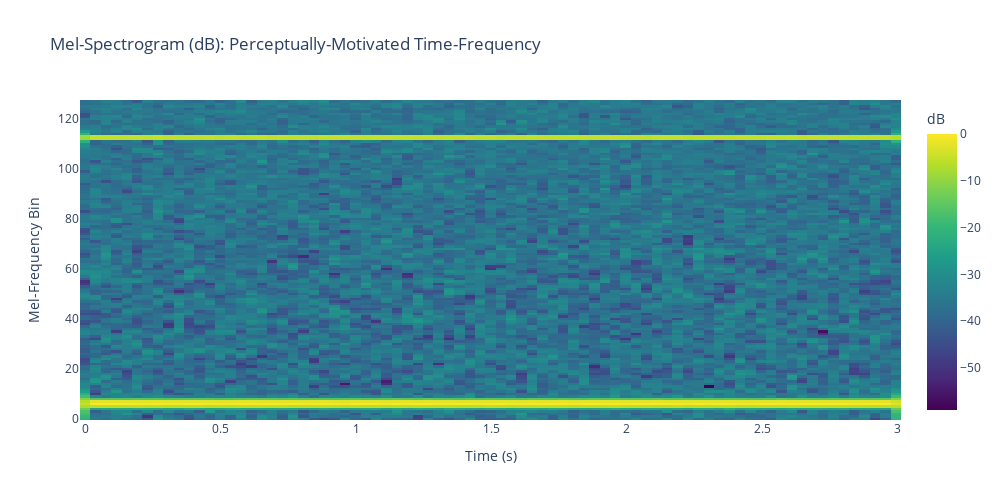

Notebook code cell kept with this figure:
### Code cell
# ============================================================================
# SECTION 5: MEL-SPECTROGRAM (Perceptually-Motivated Time-Frequency)
# ============================================================================
# Why: Human hearing doesn't perceive frequency on a linear scale.
#      We hear differences better in lower frequencies (e.g., 100 Hz vs 200 Hz)
#      than in higher frequencies (e.g., 5000 Hz vs 5100 Hz).
#      Mel-scale warps frequency to match human perception!
# What we'll see: Same time-frequency heatmap as spectrogram, but frequency
#                 axis is compressed at low frequencies, stretched at high.
# Key insight: Mel-spectrograms are the standard input for audio ML models.
# ============================================================================

import librosa

# --- Compute Mel-Spectrogram ---
# Parameters:
#   - n_fft=2048: FFT window size (frequency resolution)
#   - hop_length=512: number of samples between frames (time resolution)
#   - n_mels=128: number of mel-frequency bands (perceptual frequency buckets)
#   - fmin/fmax: frequency range (20 Hz to 8000 Hz covers most speech)

hop_length = 614
# Compute mel-spectrogram (returns power directly in mel-scale)
S_mel = librosa.feature.melspectrogram(
    y=noisy_audio,
    sr=sample_rate,
    n_fft=1024,
    hop_length=hop_length,
    n_mels=128,
    fmin=20,
    fmax=8000,
)

# Convert power to dB scale (same formula as before)
# Why: Compresses dynamic range so weak and strong signals are both visible
S_mel_db = librosa.power_to_db(S_mel, ref=np.max)

# Create time axis (for x-axis labels)
# Each frame corresponds to hop_length samples
t_mel = librosa.frames_to_time(
    np.arange(S_mel_db.shape[1]), sr=sample_rate, hop_length=hop_length
)

# --- Interactive Mel-Spectrogram Heatmap ---
fig = go.Figure(data=go.Heatmap(
    x=t_mel,                                    # Time axis (seconds)
    y=np.arange(S_mel_db.shape[0]),             # Mel-frequency bin index
    z=S_mel_db,                                 # Magnitude in dB
    colorscale='Viridis',                       # Color gradient (dark=low, bright=high)
    colorbar=dict(title='dB')
))

fig.update_layout(
    title='Mel-Spectrogram (dB): Perceptually-Motivated Time-Frequency',
    xaxis_title='Time (s)',
    yaxis_title='Mel-Frequency Bin',
    width=1000,
    height=500,
)

fig.show()

print(f"Mel-Spectrogram shape: {S_mel_db.shape}")
print(f"  → {S_mel_db.shape[1]} time frames × {S_mel_db.shape[0]} mel-frequency bins")
print(f"  → Frequency range: 20 Hz → 8000 Hz (human speech & audio)")
print(f"  → {S_mel_db.shape[0]} mel bands (perceptual buckets) compress low frequencies, stretch high")

### Figure 1 — Plotly figure (JSON) as saved in the notebook; plotly's stock layout.template omitted (floating-point values rounded to 4 significant figures; data arrays with more than 128 entries replaced by an {"elided": "..."} marker saying what was removed)
{"data": [{"colorbar": {"title": {"text": "dB"}}, "colorscale": [[0, "#440154"], [0.1111, "#482878"], [0.2222, "#3e4989"], [0.3333, "#31688e"], [0.4444, "#26828e"], [0.5556, "#1f9e89"], [0.6667, "#35b779"], [0.7778, "#6ece58"], [0.8889, "#b5de2b"], [1, "#fde725"]], "type": "heatmap", "x": [0.0, 0.03837, 0.07675, 0.1151, 0.1535, 0.1919, 0.2303, 0.2686, 0.307, 0.3454, 0.3837, 0.4221, 0.4605, 0.4989, 0.5373, 0.5756, 0.614, 0.6524, 0.6907, 0.7291, 0.7675, 0.8059, 0.8442, 0.8826, 0.921, 0.9594, 0.9978, 1.036, 1.075, 1.113, 1.151, 1.19, 1.228, 1.266, 1.305, 1.343, 1.381, 1.42, 1.458, 1.497, 1.535, 1.573, 1.612, 1.65, 1.688, 1.727, 1.765, 1.804, 1.842, 1.88, 1.919, 1.957, 1.996, 2.034, 2.072, 2.111, 2.149, 2.187, 2.226, 2.264, 2.303, 2.341, 2.379, 2.418, 2.456, 2.494, 2.533, 2.571, 2.61, 2.648, 2.686, 2.725, 2.763, 2.801, 2.84, 2.878, 2.917, 2.955, 2.993], "y": [0, 1, 2, 3, 4, 5, 6, 7, 8, 9, 10, 11, 12, 13, 14, 15, 16, 17, 18, 19, 20, 21, 22, 23, 24, 25, 26, 27, 28, 29, 30, 31, 32, 33, 34, 35, 36, 37, 38, 39, 40, 41, 42, 43, 44, 45, 46, 47, 48, 49, 50, 51, 52, 53, 54, 55, 56, 57, 58, 59, 60, 61, 62, 63, 64, 65, 66, 67, 68, 69, 70, 71, 72, 73, 74, 75, 76, 77, 78, 79, 80, 81, 82, 83, 84, 85, 86, 87, 88, 89, 90, 91, 92, 93, 94, 95, 96, 97, 98, 99, 100, 101, 102, 103, 104, 105, 106, 107, 108, 109, 110, 111, 112, 113, 114, 115, 116, 117, 118, 119, 120, 121, 122, 123, 124, 125, 126, 127], "z": {"elided": "128x79 float values"}}], "layout": {"height": 500, "title": {"text": "Mel-Spectrogram (dB): Perceptually-Motivated Time-Frequency"}, "width": 1000, "xaxis": {"title": {"text": "Time (s)"}}, "yaxis": {"title": {"text": "Mel-Frequency Bin"}}}}
